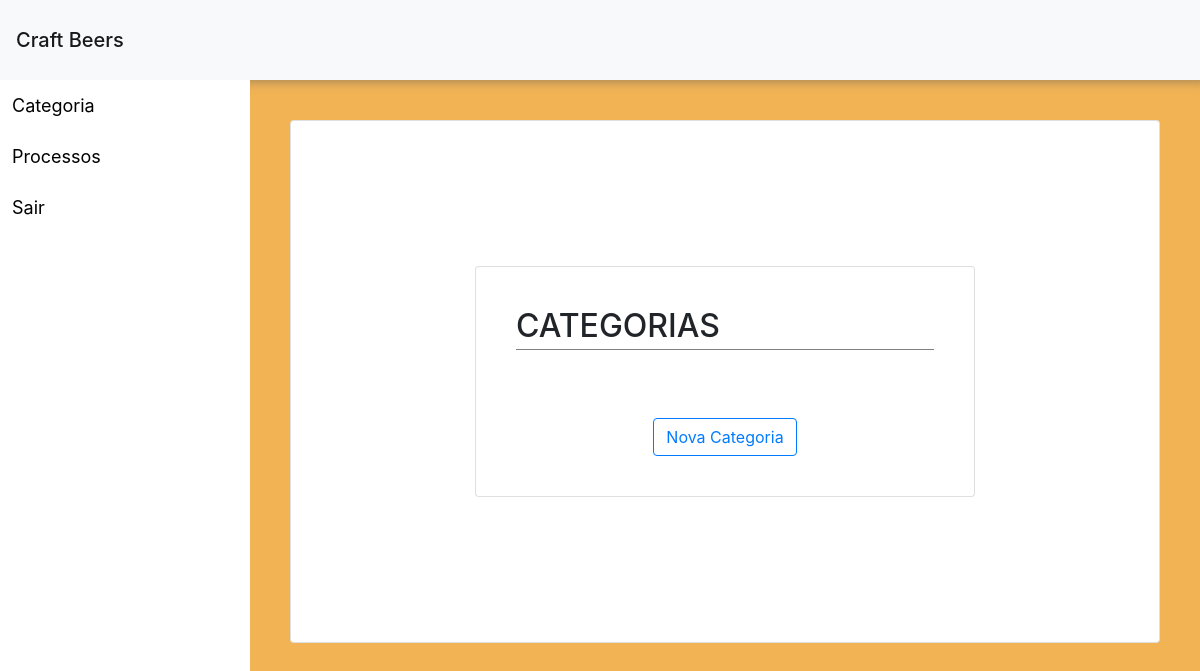
The app's page /lista-categorias.php (signed in), older data.
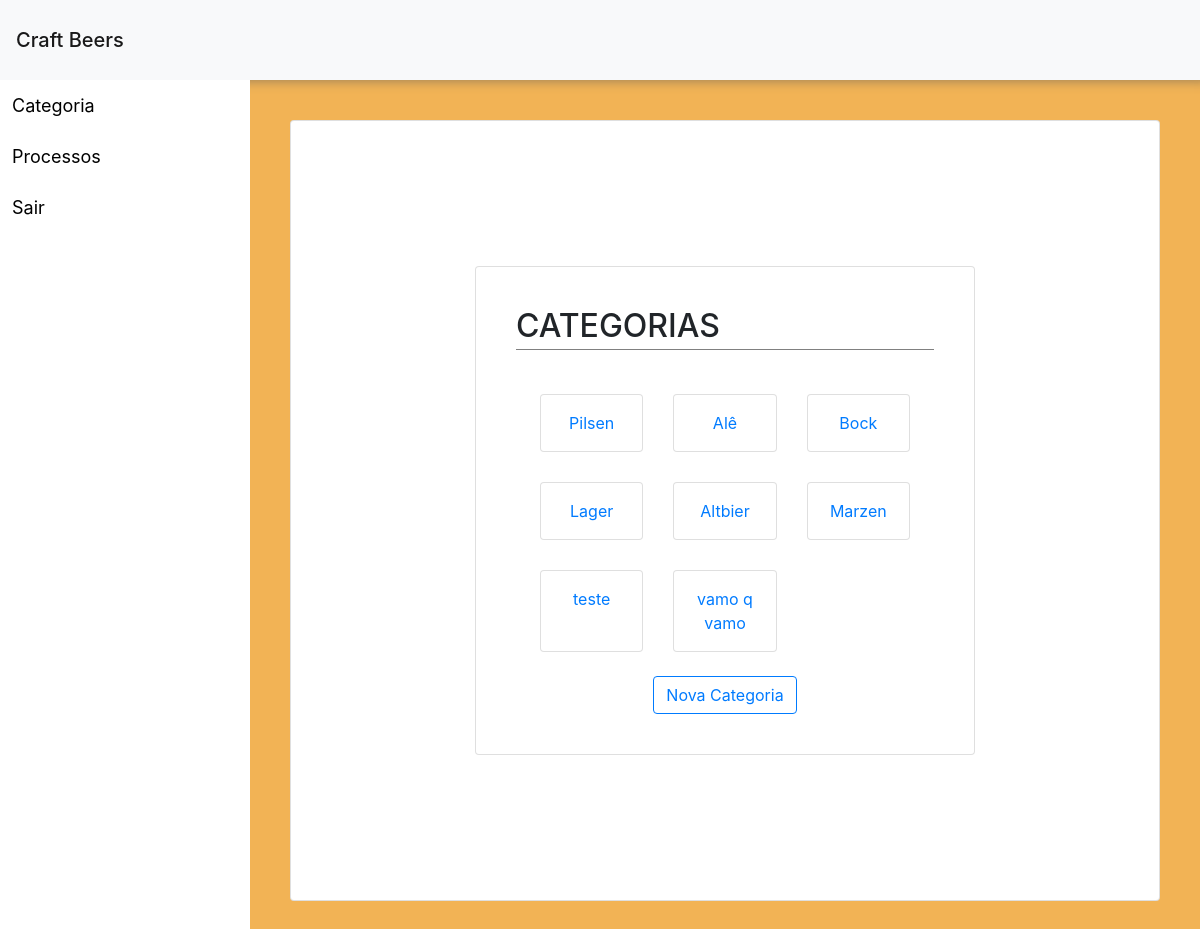
The same page, newer data.
### tables this page shows
CREATE TABLE IF NOT EXISTS `categoria` (
  `id` int(11) NOT NULL AUTO_INCREMENT,
  `usuario_id` int(11) DEFAULT NULL,
  `descricao` text DEFAULT NULL,
  PRIMARY KEY (`id`),
  KEY `FK_categoria_usuario` (`usuario_id`),
  CONSTRAINT `FK_categoria_usuario` FOREIGN KEY (`usuario_id`) REFERENCES `usuario` (`id`)
);

### lista-categorias.php (the view, shortened to what this page needs)
<?php
  $dados = $_SESSION['dados'];
  $query = "SELECT cat.id, cat.descricao FROM categoria AS cat INNER JOIN usuario AS usu ON usu.id = cat.usuario_id WHERE usu.id = '{$dados['id']}';";
  $result = mysqli_query($conexao, $query);
  $dados = [];
  $i = 0;
  while($dados_row = mysqli_fetch_array($result)) {
    $dados[$i] = [
      'id' => $dados_row[0],
      'descricao' => $dados_row[1],
    ];
    $i++;
  }
?>
<!DOCTYPE html>
<html lang="pt-br">
<head>
    <link href="css/bootstrap.min.css" rel="stylesheet" type="text/css" >
    <link rel="stylesheet" type="text/css" href="css/style.css">
</head>
<body>
  <nav class="navbar navbar-light bg-light">
    <a href="index.php" class="navbar-brand mb-0 h1">Craft Beers</a>
  </nav>
  <nav class="menu">
      <a href="lista-categorias.php">Categoria</a>
      <a href="#">Processos</a>
      <a href="logout.php">Sair</a>
  </nav>
  <main class="content">
    <div class="card card-padding">
        <div class="center-form card card-padding">
          <h2 class="form-title">CATEGORIAS</h2>
            <div class="lista-categorias">
                <?php
                  foreach ($dados as $categoria) {
                ?>
                  <a href="categoria.php?id=<?php echo $categoria['id'] ?>" class="card categoria-card">
                    <div class="card-text">
                      <?php
                        echo $categoria['descricao'];
                      ?>
                    </div>
                  </a>
                <?php
                  }
                ?>
        </div>
      <div class="row justify-content-center">
        <a href="criar-categoria.html" class="btn btn-outline-primary">Nova Categoria</a>
      </div>
    </div>
  </main>
</body>
</html>

### css/style.css (style rules this page uses)
body { background: #F2B355; }
.navbar { height: 80px; box-shadow:9px 2px 10px rgb(91 91 91 / 0.49); }
.bg-light { background-color: #FFF; }
.form-title { border-bottom: 1px solid grey; padding-bottom: 4px; margin-bottom: 20px; }
a { text-decoration: none; }
.menu { height: 100%; width: 250px; background-color: #FFF; position: fixed; top: 0; left: 0; z-index: 1; overflow: hidden; transform: translateX(-100%); transition: width 0.3s; }
.menu a { color: black; font-size: 18px; display: block; padding: 12px 10px 12px 12px; }
.content { padding: 24px; }
.card-padding { padding: 40px; }
.center-form { display: block; width: 500px; margin: 105px auto; }
.lista-categorias { padding: 24px; justify-content: center; justify-items: center; display: grid; grid-gap: 30px; grid-template-columns: 1fr 1fr 1fr; }
.categoria-card { width: 100%; padding: 16px 12px; text-align: center; }
@media only screen and (min-width: 950px) { .menu { height: calc(100% - 80px); bottom: 0; top: initial; transform: translateX(0); } }
@media only screen and (min-width: 950px) { .content { padding: 40px; padding-left: 290px; } }

Row changes from the older to the newer data that the page shows:
added categoria: descricao "Pilsen"
added categoria: descricao "Alê"
added categoria: descricao "Bock"
added categoria: descricao "Lager"
added categoria: descricao "Altbier"
added categoria: descricao "Marzen"
added categoria: descricao "teste"
added categoria: descricao "vamo q vamo"
